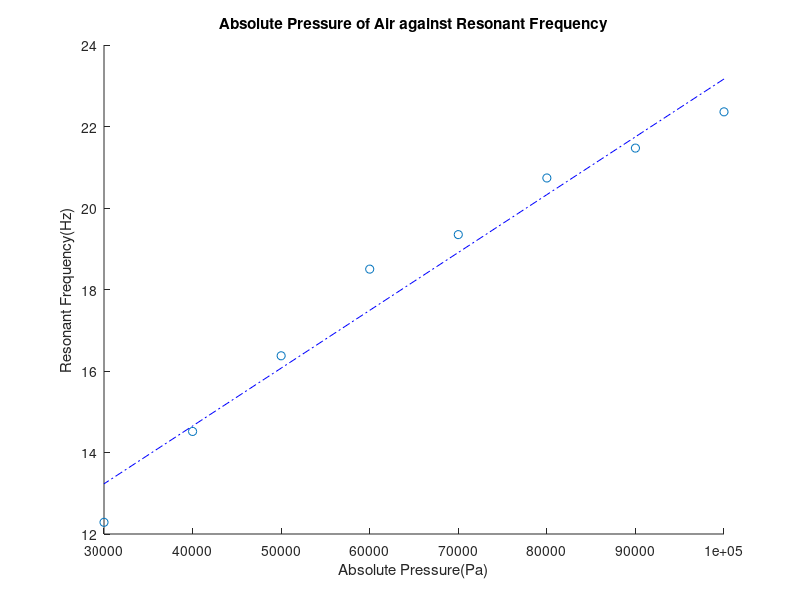
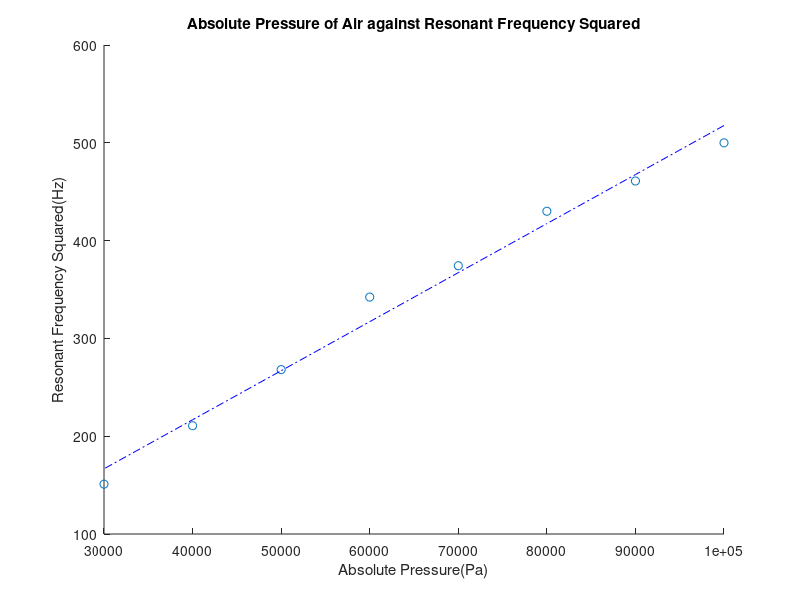
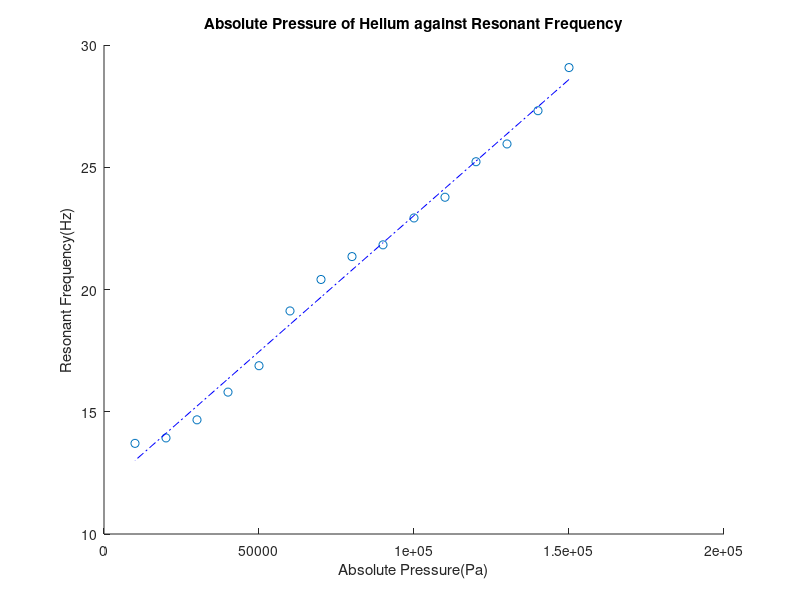
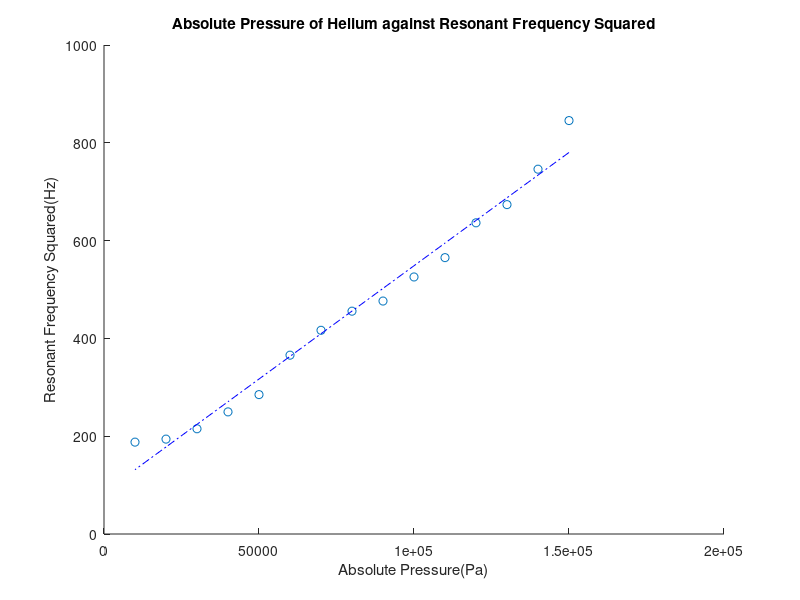

Here is the MATLAB script that generated these plots, in order:
clear all;
close all;

%Aimee's Values :
% Air Gamma- 1.22
% Helium Gamma - 1.56
% Nitrogen Gamma - 1.50

%Our Values :
%Air Gamma - 1.42
%Helium Gamma - 1.31


%Verified Values :
%Air Gamma - 1.4
%Helium Gamma - 1.63
%Nitrogen Gamma -  1.401

V = 5.22 * 10^-5 ; %Volume of Tube - Uncert is 0.02
M = 0.6528 * 10 ^-2;%Mass of piston - Uncert is 0.0001
A = 1.54 * 10^-4;%Cross section area A - Uncert is 0.01;

%Systematic Uncert in Pressure 
%is plus or minus 2500 Pascals
%At Absolute Pressure 100,000 Pa
frequencyAir1 = [22.2,22.65,22.23]; %Hz Systematic uncert = 0.01
averageFrequencyAir1 = mean(frequencyAir1);

%At pressure 90,000Pa
frequencyAir2 = [21.65,21.36,21.40];
averageFrequencyAir2 = mean(frequencyAir2);

%At pressure 80,000Pa
frequencyAir3 = [21.16,20.90,20.15];
averageFrequencyAir3 = mean(frequencyAir3);


%At pressure 70,000Pa
frequencyAir4 = [18.74,19.82,19.48];
averageFrequencyAir4 = mean(frequencyAir4);

%At pressure 60,000Pa
frequencyAir5 = [18.73,18.74,18.03];
averageFrequencyAir5 = mean(frequencyAir5);

%At pressure 50,000Pa
frequencyAir6 = [16.19,16.90,16.03];
averageFrequencyAir6 = mean(frequencyAir6);

%At pressure 40,000Pa
frequencyAir7 = [14.15,14.70,14.70];
averageFrequencyAir7 = mean(frequencyAir7);


%At pressure 30,000Pa
frequencyAir8 = [12.13,12.34,12.39];
averageFrequencyAir8 = mean(frequencyAir8);









frequencyAir =[frequencyAir1,frequencyAir2,frequencyAir3,frequencyAir4,frequencyAir5,frequencyAir6,frequencyAir7,frequencyAir8];
averageFrequencyAir = [averageFrequencyAir1,averageFrequencyAir2,averageFrequencyAir3,averageFrequencyAir4,averageFrequencyAir5,averageFrequencyAir6,averageFrequencyAir7,averageFrequencyAir8];
averageFrequencySquaredAir = averageFrequencyAir.^2;
gradientAirFrequencyAgainstPressure = polyfit(100000:-10000:30000,averageFrequencyAir,1);
bestFitFrequencyAir = polyval(gradientAirFrequencyAgainstPressure,100000:-10000:30000);

figure(1);
hold on;
scatter(100000:-10000:30000, averageFrequencyAir);
plot(100000:-10000:30000, bestFitFrequencyAir,'b-.');
xlabel('Absolute Pressure(Pa)');
ylabel('Resonant Frequency(Hz)');
title('Absolute Pressure of Air against Resonant Frequency');
hold off;
gradientAirFrequencySquaredAgainstPressure = polyfit(100000:-10000:30000,averageFrequencySquaredAir,1)
bestFitFrequencySquaredAir = polyval(gradientAirFrequencySquaredAgainstPressure,100000:-10000:30000);

figure(2);
hold on;
scatter(100000:-10000:30000, averageFrequencySquaredAir);
plot(100000:-10000:30000,bestFitFrequencySquaredAir,'b-.');
xlabel('Absolute Pressure(Pa)');
ylabel('Resonant Frequency Squared(Hz)');
title('Absolute Pressure of Air against Resonant Frequency Squared');
hold off;

gammaAir = ((gradientAirFrequencySquaredAgainstPressure(1)*2*M*pi^2*V)/A^2)



%For Helium
%At Absolute Pressure 150,000 Pa
frequencyHelium1 =   [29.55,28.84,28.84];% Hz Systematic uncert = 0.01
averageFrequencyHelium1 =   mean(frequencyHelium1);


%At Absolute Pressure 140,000 Pa
frequencyHelium2 =   [27.11,27.46,27.37];% Hz Systematic uncert = 0.01
averageFrequencyHelium2 =   mean(frequencyHelium2);

%At Absolute Pressure 130,000 Pa
frequencyHelium3 =   [26.09,25.86,25.91];% Hz Systematic uncert = 0.01
averageFrequencyHelium3 =   mean(frequencyHelium3);

%At Absolute Pressure 120,000 Pa
frequencyHelium4 =   [24.93,25.27,25.48];% Hz Systematic uncert = 0.01
averageFrequencyHelium4=   mean(frequencyHelium4);

%At Absolute Pressure 110,000 Pa
frequencyHelium5 =   [23.99,24.30,23.03];% Hz Systematic uncert = 0.01
averageFrequencyHelium5 =   mean(frequencyHelium5);

%At Absolute Pressure 100,000 Pa
frequencyHelium6 =   [23.75,22.27,22.76];% Hz Systematic uncert = 0.01
averageFrequencyHelium6 =   mean(frequencyHelium6);

%At Absolute Pressure 90,000 Pa
frequencyHelium7 =   [21.38,22.74,21.36];% Hz Systematic uncert = 0.01
averageFrequencyHelium7 =   mean(frequencyHelium7);

%At Absolute Pressure 80,000 Pa
frequencyHelium8 =   [21.12,21.74,21.18];% Hz Systematic uncert = 0.01
averageFrequencyHelium8 =   mean(frequencyHelium8);

%At Absolute Pressure 70,000 Pa
frequencyHelium9 =   [20.09,20.30,20.84];% Hz Systematic uncert = 0.01
averageFrequencyHelium9 =   mean(frequencyHelium9);

%At Absolute Pressure 60,000 Pa
frequencyHelium10 =   [19.27,19.30,18.80];% Hz Systematic uncert = 0.01
averageFrequencyHelium10 =   mean(frequencyHelium10);

%At Absolute Pressure 50,000 Pa
frequencyHelium11 =   [17.64,16.28,16.73];% Hz Systematic uncert = 0.01
averageFrequencyHelium11 =   mean(frequencyHelium11);

%At Absolute Pressure 40,000 Pa
frequencyHelium12 =   [16.01,15.84,15.56];% Hz Systematic uncert = 0.01
averageFrequencyHelium12 =   mean(frequencyHelium12);

%At Absolute Pressure 30,000 Pa
frequencyHelium13 =   [15.16,14.50,14.35];% Hz Systematic uncert = 0.01
averageFrequencyHelium13 =   mean(frequencyHelium13);

%At Absolute Pressure 20,000 Pa
frequencyHelium14 =   [13.93,14.25,13.61];% Hz Systematic uncert = 0.01
averageFrequencyHelium14 =   mean(frequencyHelium14);

%At Absolute Pressure 10,000 Pa
frequencyHelium15 =   [13.81,13.30,14.01];% Hz Systematic uncert = 0.01
averageFrequencyHelium15 =   mean(frequencyHelium15);



frequencyHelium =[frequencyHelium1,frequencyHelium2,frequencyHelium3,frequencyHelium4,frequencyHelium5,frequencyHelium6,frequencyHelium7,frequencyHelium8,frequencyHelium9,frequencyHelium10,frequencyHelium11,frequencyHelium12,frequencyHelium13,frequencyHelium14,frequencyHelium15];
averageFrequencyHelium = [averageFrequencyHelium1,averageFrequencyHelium2,averageFrequencyHelium3,averageFrequencyHelium4,averageFrequencyHelium5,averageFrequencyHelium6,averageFrequencyHelium7,averageFrequencyHelium8,averageFrequencyHelium9,averageFrequencyHelium10,averageFrequencyHelium11,averageFrequencyHelium12,averageFrequencyHelium13,averageFrequencyHelium14,averageFrequencyHelium15];
averageFrequencySquaredHelium = averageFrequencyHelium.^2;
gradientHeliumFrequencyAgainstPressure = polyfit(150000:-10000:10000,averageFrequencyHelium,1);

bestFitFrequencyHelium = polyval(gradientHeliumFrequencyAgainstPressure,150000:-10000:10000);

figure(3);
hold on;
scatter(150000:-10000:10000, averageFrequencyHelium);
plot(150000:-10000:10000,bestFitFrequencyHelium,'b-.');
xlabel('Absolute Pressure(Pa)');
ylabel('Resonant Frequency(Hz)');
title('Absolute Pressure of Helium against Resonant Frequency');
hold off;



gradientHeliumFrequencySquaredAgainstPressure = polyfit(150000:-10000:10000,averageFrequencySquaredHelium,1)
bestFitFrequencySquaredHelium = polyval(gradientHeliumFrequencySquaredAgainstPressure,150000:-10000:10000);

figure(4);
hold on;
scatter(150000:-10000:10000, averageFrequencySquaredHelium);
plot(150000:-10000:10000,bestFitFrequencySquaredHelium,'b-.');
xlabel('Absolute Pressure(Pa)');
ylabel('Resonant Frequency Squared(Hz)');
title('Absolute Pressure of Helium against Resonant Frequency Squared');
hold off;
gammaHelium = ((gradientHeliumFrequencySquaredAgainstPressure(1)*2*M*pi^2*V)/A^2)

